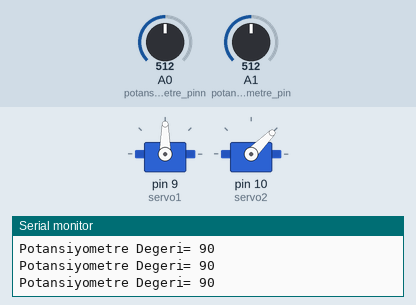
Recording of a sketch running on a simulated Arduino Uno, built with avr-gcc and run on an emulated ATmega328P. Shown: 2 × servo, the last lines printed to the serial monitor. Inputs (shaded band) come from the test bench; at power-on: A1 (potansiyometre_pin) = 512, A0 (potansiyometre_pinn) = 512.

Above: at 1.2 s.
1.3 s: A1 (potansiyometre_pin) set to 561
At 1.9 s:
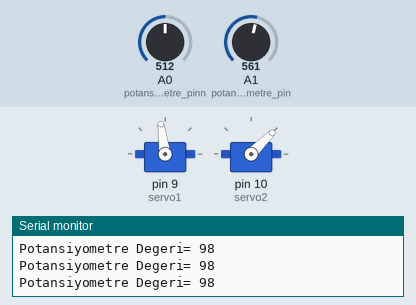
4.3 s: A1 (potansiyometre_pin) set to 585
At 5.5 s:
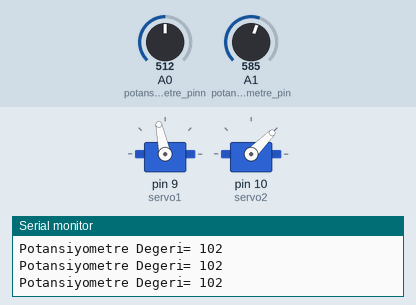
5.8 s: A0 (potansiyometre_pinn) set to 716
At 7.0 s:
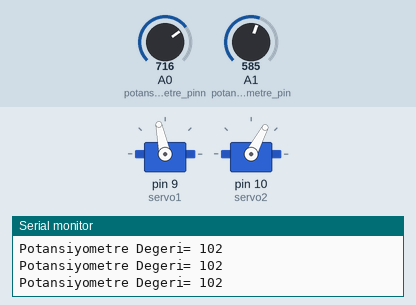
7.3 s: A0 (potansiyometre_pinn) set to 1023
At 7.8 s:
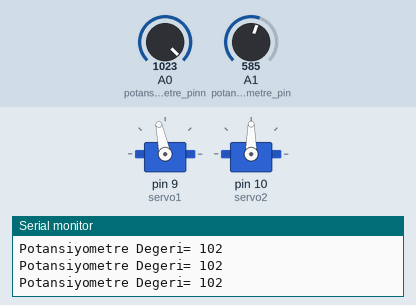
8.8 s: A1 (potansiyometre_pin) set to 511
At 9.4 s:
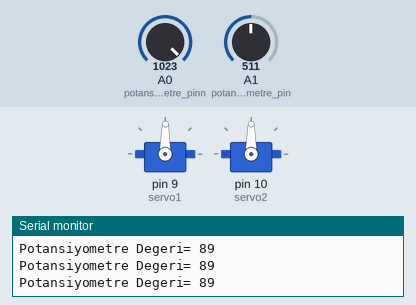
10.3 s: A1 (potansiyometre_pin) set to 716
At 11.4 s:
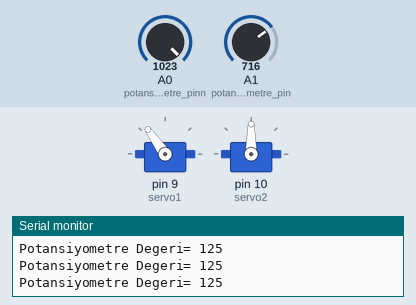
Timing chart, 0 to 12.8 s (numbered marks = the images above; inputs shaded):
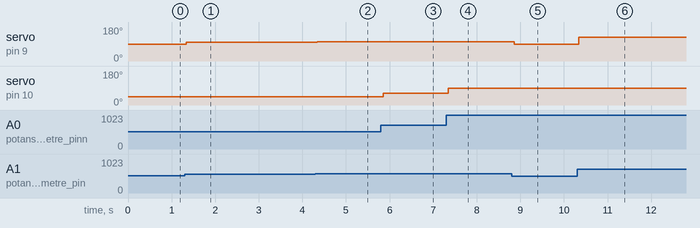

The sketch:

pot_ile_servo_dondurme.ino
```cpp
#include<Servo.h>
Servo servo1,servo2;
const byte potansiyometre_pin=A1;
const byte potansiyometre_pinn=A0;
int pot_deger;
int potdeger;


void setup()
{
servo1.attach(9);
servo2.attach(10);
Serial.begin(9600);
}

void loop()
{
pot_deger=analogRead(potansiyometre_pin);
int yeni_deger=map(pot_deger,0,1023,0,180);
potdeger=analogRead(potansiyometre_pinn);
int yenideger=map(potdeger,0,1023,0,90);
Serial.print("Potansiyometre Degeri= ");
Serial.println(yeni_deger);
servo1.write(yeni_deger);
servo2.write(yenideger);
}
```

Measured:
- after the input at 1.3 s, servo on pin 9 (servo1): 90° → 98° at once
- after the input at 4.3 s, servo on pin 9 (servo1): 98° → 102° at once
- after the input at 5.8 s, servo on pin 10 (servo2): 45° → 62° after 0.06 s
- after the input at 7.3 s, servo on pin 10 (servo2): 62° → 90° at once
- after the input at 8.8 s, servo on pin 9 (servo1): 102° → 89° after 0.06 s
- after the input at 10.3 s, servo on pin 9 (servo1): 89° → 125° at once
